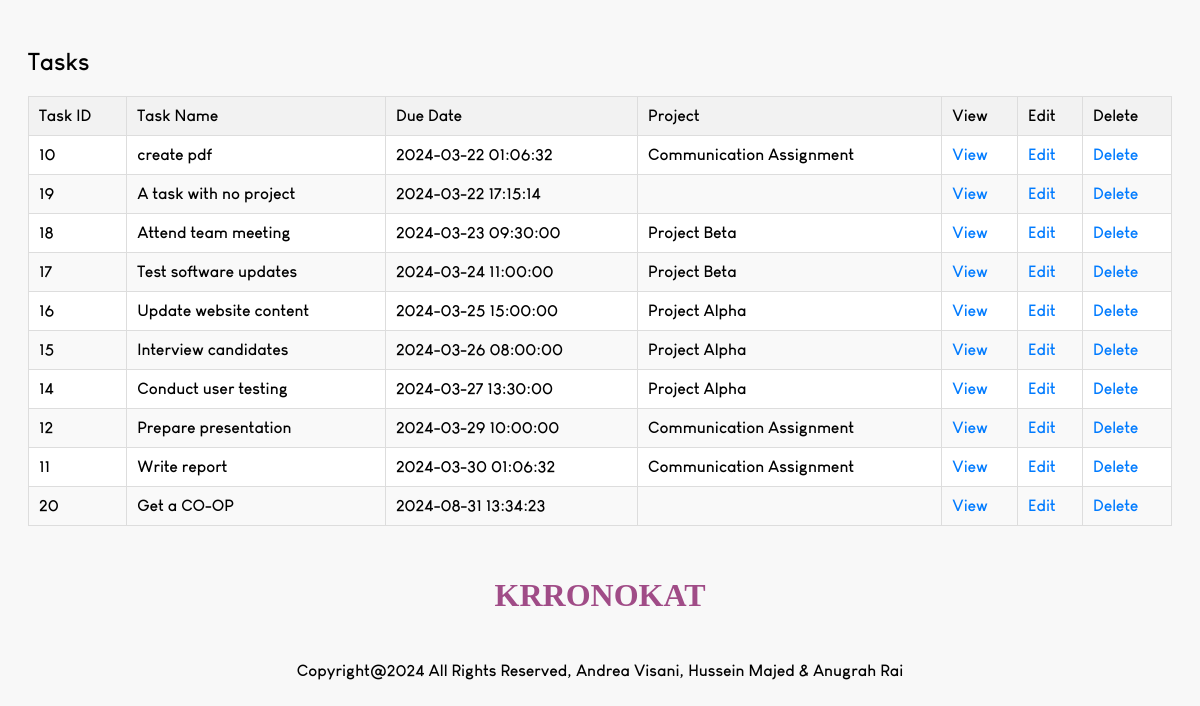
The app's page /adminDashboard.php (signed in) with its own data.
### tables this page shows
CREATE TABLE `tasks` (
  `id` int(11) NOT NULL,
  `name` varchar(50) NOT NULL,
  `location` varchar(50) DEFAULT NULL,
  `description` text DEFAULT NULL,
  `start_date` datetime NOT NULL,
  `due_date` datetime NOT NULL,
  `project_id` int(11) DEFAULT NULL
);

### adminDashboard.php (the view, shortened to what this page needs)
<?php
$mysqli = require __DIR__ . "/database.php";
$sql = "SELECT tasks.*, IFNULL(projects.name, '') AS 'project'
        FROM tasks
        LEFT JOIN projects ON tasks.project_id = projects.id
        ORDER BY tasks.due_date ASC;";
$result_set = mysqli_query($mysqli, $sql);
?>
<!DOCTYPE html>
<html>
<head>
</head>
<body>
    <h2>Tasks</h2>
    <table>
        <thead>
            <tr>
                <th>Task ID</th>
                <th>Task Name</th>
                <th>Due Date</th>
                <th>Project</th>
                <th>View</th>
                <th>Edit</th>
                <th>Delete</th>
            </tr>
        </thead>
        <tbody>
            <?php
            while ($row = mysqli_fetch_assoc($result_set)) {
                echo "<tr>";
                echo "<td>" . $row['id'] . "</td>";
                echo "<td>" . $row['name'] . "</td>";
                echo "<td>" . $row['due_date'] . "</td>";
                echo "<td>" . $row['project'] . "</td>";
                echo "<td><a href='viewTask.php?id="   . $row['id'] . "'>View</a></td>";
                echo "<td><a href='edit.php?id="   . $row['id'] . "'>Edit</a></td>";
                echo "<td><a href='deleteTask.php?id=" . $row['id'] . "'>Delete</a></td>";
                echo "</tr>";
            }
            ?>
        </tbody>
    </table>
    <?php include('./footer.php'); ?>
</body>
</html>

### footer.php
<footer class="footer">
    <div class="footer-text">
        <h1> KRRONOKAT </h1>
    </div>
    <div  class="final-copyright">
    <p>Copyright@2024 All Rights Reserved, Andrea Visani, Hussein Majed & Anugrah Rai</p>
    </div>
</footer

### adminDashboard.php (style rules this page uses)
body { font-family: 'Louie'; background-color: #f8f8f8; padding: 20px; }
h2 { margin-bottom: 20px; }
table { width: 100%; border-collapse: collapse; background-color: #fff; border: 1px solid #ddd; }
th, td { border: 1px solid #ddd; padding: 10px; text-align: left; }
th { background-color: #f2f2f2; }
tbody tr:nth-child(even) { background-color: #f9f9f9; }
a { color: #007bff; text-decoration: none; }
.footer { display: flex; justify-content: center; align-items: center; flex-direction: column; min-height: 200px; }
.footer-text { color:rgb(160, 76, 135); font-family: "Stretch"; }
.final-copyright { margin-top: 10px; color: black; font-family: "Louie"; }

### records on screen
tasks: id "10", name "create pdf", due_date "2024-03-22 01:06:32", project "Communication Assignment"
tasks: id "19", name "A task with no project", due_date "2024-03-22 17:15:14"
tasks: id "18", name "Attend team meeting", due_date "2024-03-23 09:30:00", project "Project Beta"
tasks: id "17", name "Test software updates", due_date "2024-03-24 11:00:00", project "Project Beta"
tasks: id "16", name "Update website content", due_date "2024-03-25 15:00:00", project "Project Alpha"
tasks: id "15", name "Interview candidates", due_date "2024-03-26 08:00:00", project "Project Alpha"
tasks: id "14", name "Conduct user testing", due_date "2024-03-27 13:30:00", project "Project Alpha"
tasks: id "12", name "Prepare presentation", due_date "2024-03-29 10:00:00", project "Communication Assignment"
tasks: id "11", name "Write report", due_date "2024-03-30 01:06:32", project "Communication Assignment"
tasks: id "20", name "Get a CO-OP", due_date "2024-08-31 13:34:23"
